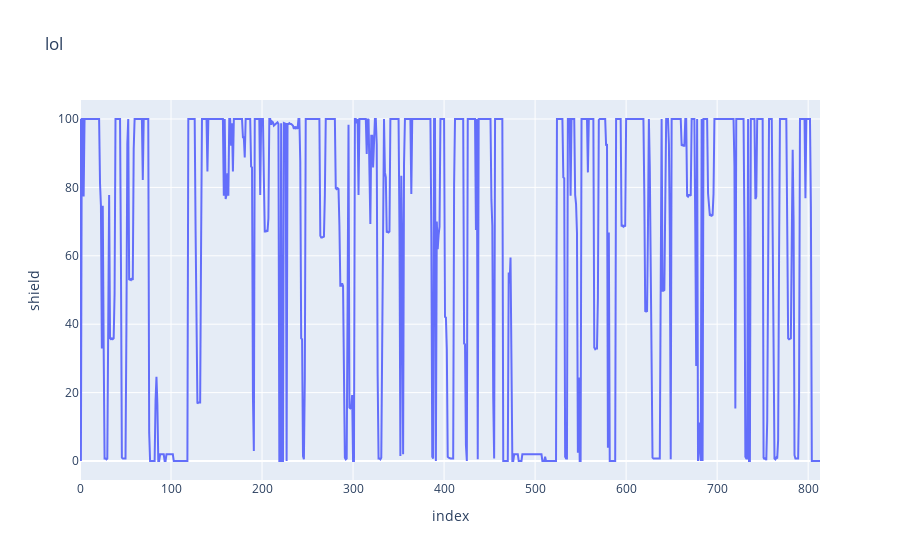

Write notebook code for a chart like this one.
### Code cell
import plotly.express as px
fig = px.line(df, x=df.index, y='shield', title='lol')
fig.show()

### Figure 1 — Plotly figure (JSON) as saved in the notebook; plotly's stock layout.template omitted (floating-point values rounded to 4 significant figures; data arrays with more than 128 entries replaced by an {"elided": "..."} marker saying what was removed)
{"data": [{"hovertemplate": "index=%{x}<br>shield=%{y}<extra></extra>", "legendgroup": "", "line": {"color": "#636efa", "dash": "solid"}, "marker": {"symbol": "circle"}, "mode": "lines", "name": "", "orientation": "h", "showlegend": false, "type": "scatter", "x": {"elided": "814 int values"}, "xaxis": "x", "y": {"elided": "814 float values"}, "yaxis": "y"}], "layout": {"legend": {"tracegroupgap": 0}, "title": {"text": "lol"}, "xaxis": {"anchor": "y", "domain": [0, 1], "title": {"text": "index"}}, "yaxis": {"anchor": "x", "domain": [0, 1], "title": {"text": "shield"}}}}
